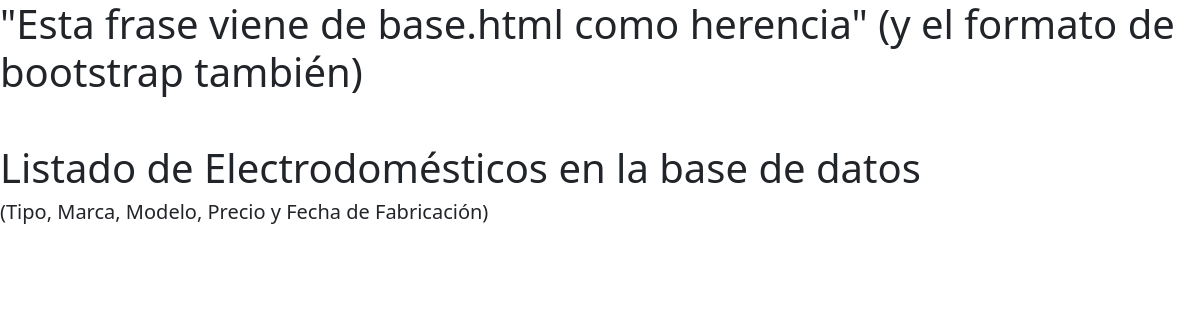
The app's page /electrodomesticos/, older data.
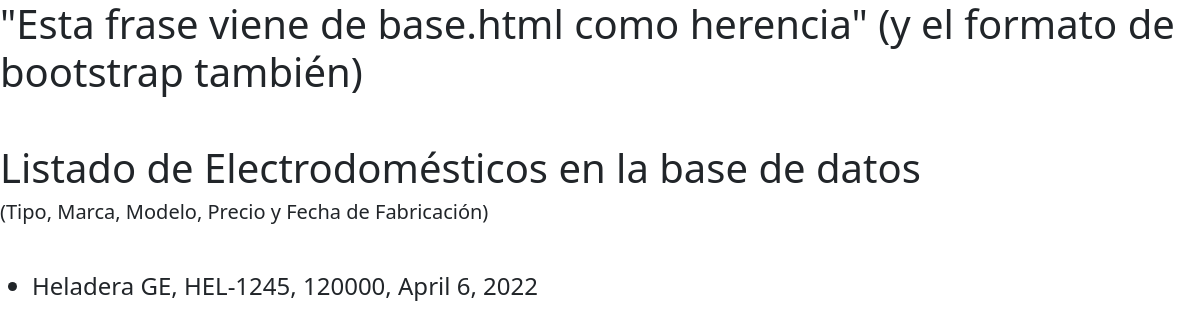
The same page, newer data.
### DatosFlia/models.py (models this page shows)
class Electrodomestico(models.Model):
    tipoE = models.CharField(max_length=40)
    marcaE = models.CharField(max_length=40)
    modeloE = models.CharField(max_length=40)
    precio = models.IntegerField()
    fecha_produccionE = models.DateField() #(YYYY-MM-DD)

### DatosFlia/views.py (the view)
# urls.py: path('electrodomesticos/', listar_electrodomestico),
def listar_electrodomestico(request):
    contextE = {
        "electrodomesticos": Electrodomestico.objects.all(),
    }
    return render(request,"DatosFlia/electrodomesticos.html",contextE)

### DatosFlia/templates/DatosFlia/electrodomesticos.html
{% extends 'DatosFlia/base.html' %}
    {% block content %}
    <h1>Listado de Electrodomésticos en la base de datos</h1>
    <h5>(Tipo, Marca, Modelo, Precio y Fecha de Fabricación)</h5>
    <br>
    <ul>
        {% for electrodomestico in electrodomesticos %}
            <p>
            <h4>
            <li>{{electrodomestico.tipoE}} {{electrodomestico.marcaE}}, {{electrodomestico.modeloE}}, {{electrodomestico.precio}}, {{electrodomestico.fecha_produccionE}}</li>
            </h4>
            </p>
        {% endfor %}
    </ul>
    {% endblock %}

Row changes from the older to the newer data that the page shows:
added Electrodomestico: tipoE "Heladera", marcaE "GE", modeloE "HEL-1245", precio "120000", fecha_produccionE "April 6, 2022"
